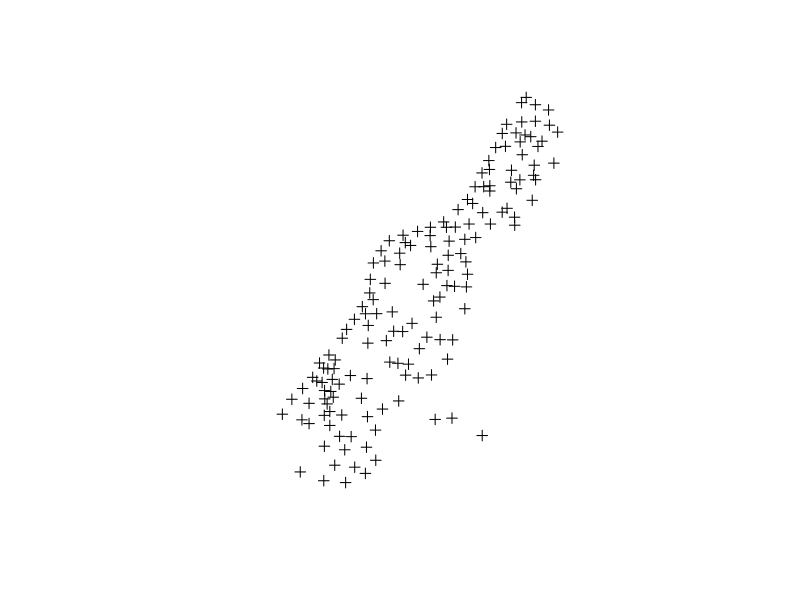
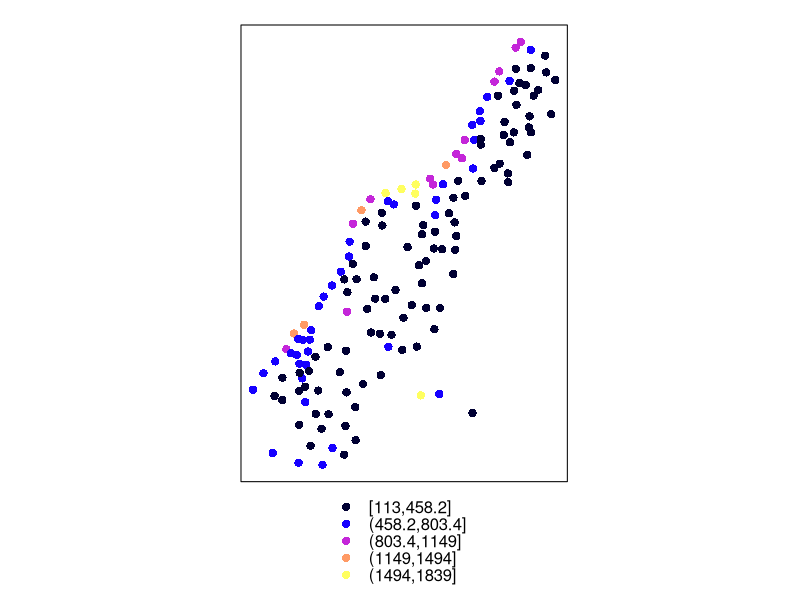
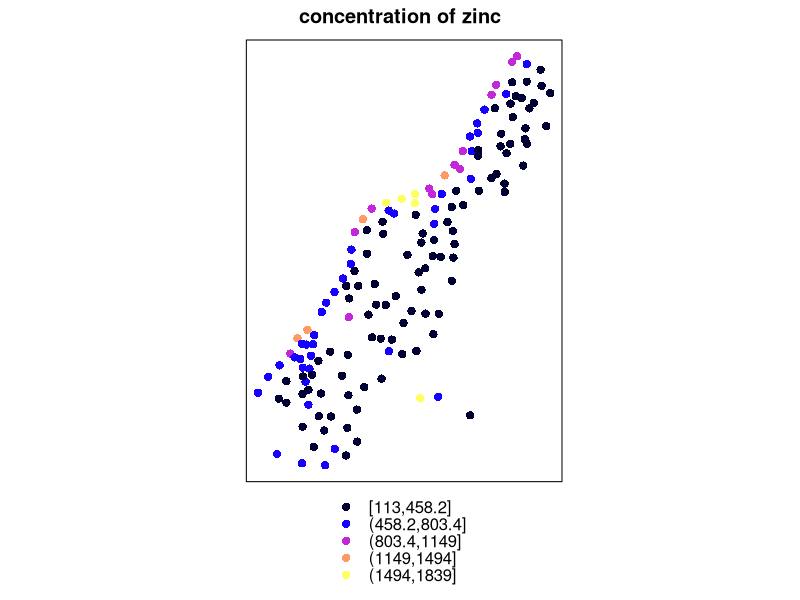
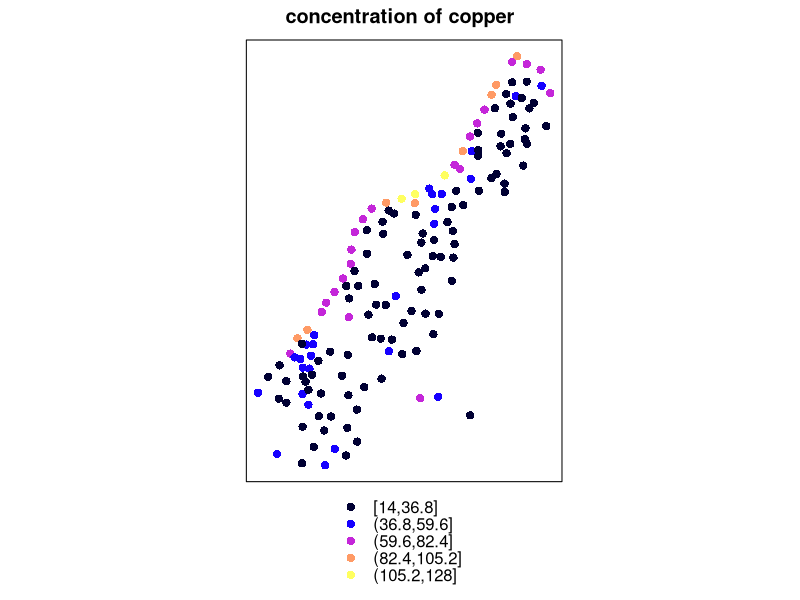
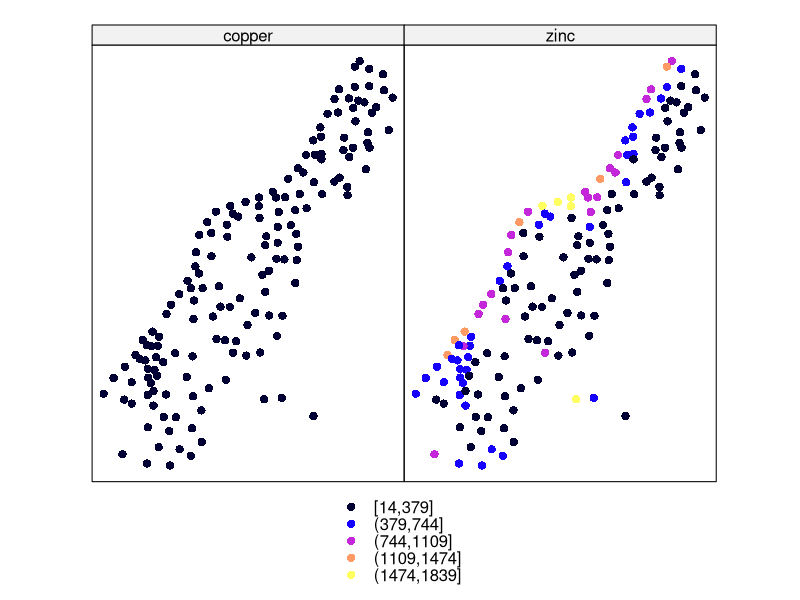
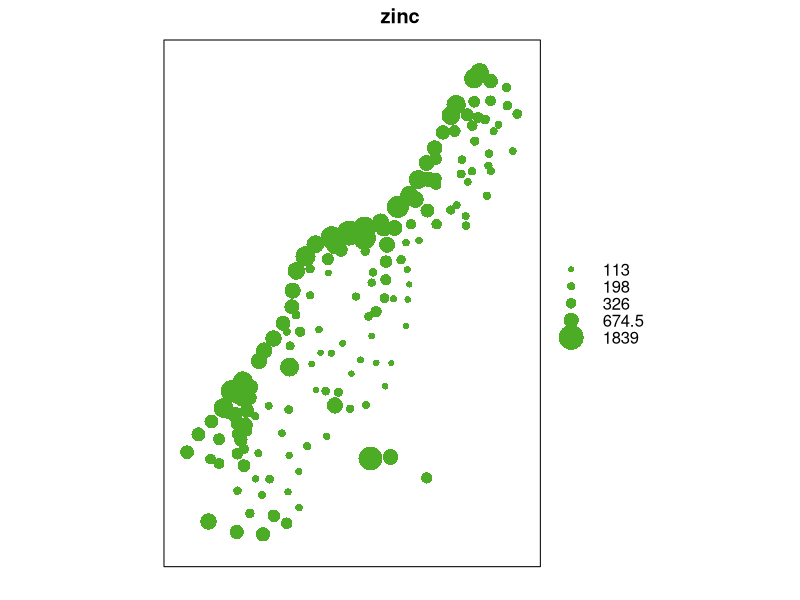
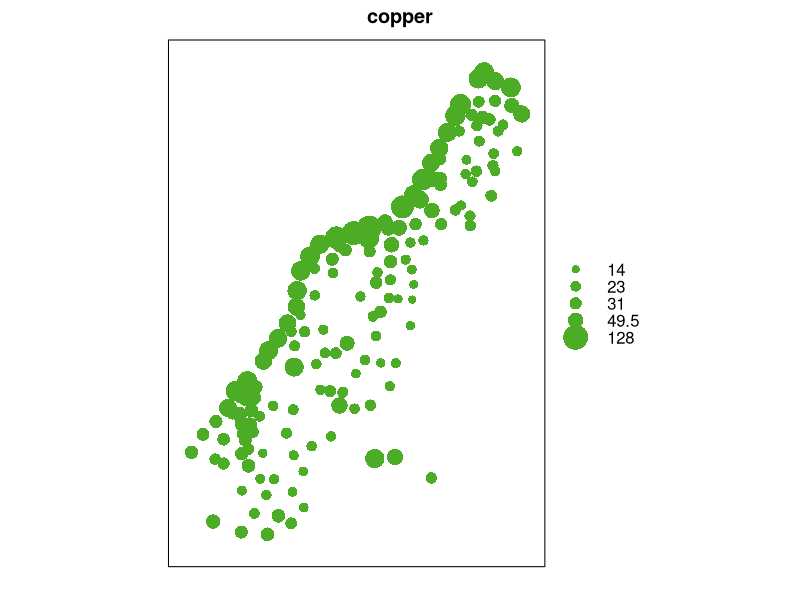
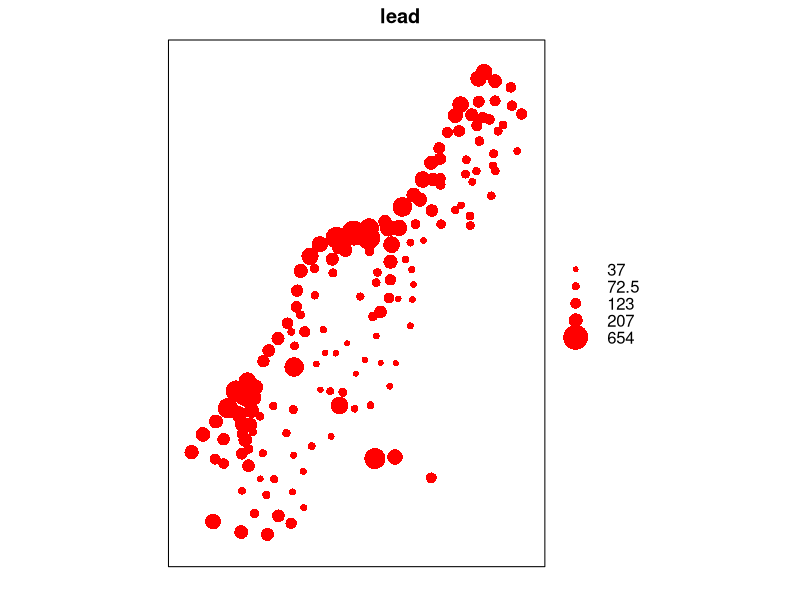

Write the R code that produced these figures, in order.
# R spatial

#firs of all let's put in R the installed package in order to recall it
library (sp)

data(meuse)
head(meuse)

# Explain to R that we basically we have coordinates of dataset
coordinates(meuse) = ~x+y

# to show dataset in space, how they are scattled in the field 
plot(meuse)

#we can see spread of our datas (e.g where zinc is higher in the field)
#spplot is used to plot elements like zinc, lead etc spread in space, to see the concentration of zinc in space
#column are written in " "
spplot(meuse,"zinc")

#put the title of plot
spplot(meuse,"zinc", main= "concentration of zinc")

#let's try to plot the concentration of copper 
spplot(meuse,"copper", main= "concentration of copper")

#let's try to plot the concentration of copper and zinc, it's an arrey (set of arguments)
spplot(meuse, c("copper","zinc"))

#rather than distinguishing concentration of datas through different colours, we can make use bubbles and their different size highlight the difference in concentrarion
bubble(meuse,"zinc") 

#do the same for copper
bubble(meuse, "copper")

#change the data
bubble(meuse, "lead", col="red")

#TO BE CONTINUED..
#LECTURE 2 
#install a new packages
install.packages("ggplot2")
library(ggplot2)

#let's put a new ecological dataframe
#e.g relationship between biofuels and amount of oxydatve enzimes 
#let's make an array of values
biofuels <- c(120, 200,300,570,750) 
oxydative <- c(1200,1300, 21000,34000,50000)

#let's make our dataframe (table: columns + rows) 
d <- data.frame(biofuels,oxydative)

#let's make plot
#first of all closed to parenthesis, name of data-> in this case "d"
ggplot(d, aes(x= biofuels, y=oxydative))

#now we can choose how to set our plot (points, lines)
#if we choose to build points inside the plot
ggplot(d, aes(x= biofuels, y=oxydative))+ geom_point()

#let's to prettify
ggplot(d, aes(x= biofuels, y=oxydative))+ geom_point(col="red")
#since we're using gg package, let's replace size instead of cex in order to increse size of characters. 
ggplot(d, aes(x= biofuels, y=oxydative))+ geom_point(size= 5, col="red")

#let's use line, texting geom_line
ggplot(d, aes(x= biofuels, y=oxydative))+ geom_line(size= 5, col="red")

# let's mix lines+points
ggplot(d, aes(x= biofuels, y=oxydative))+ geom_point (size= 5, col="red") + geom_line ()

# let's make polygon, in order to look how points are scattered from line
ggplot(d, aes(x= biofuels, y=oxydative)) + geom_polygon ()

#### IMPORT DATA FROM AN EXTERNAL SOURCE
#setwd("path/lab")
setwd( "C:/lab/")
setwd("/Users/yourname/.../lab")
setwd("/Users/Chiara/Desktop/LAB")
